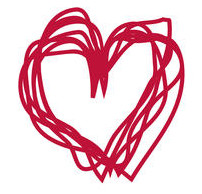
#> input picture test1/a.jpg, 202 x 194 px
$ python main.py
#> lines starting #> are read from the running program, lines starting #| are printed output that depends on the picture; after the words box and inside, x2 and y2 are one past the last pixel; in counts of white or black regions, pixels touching at a corner belong together
### neuralnetwork.py
from perceptron import *


class NeuralNetwork:

    debug = False
    perceptrons = []

    # Constructor

    def __init__(self, number_perceptrons, function_perceptron="medium.snippet"):
#> called with number_perceptrons = 39188, function_perceptron = 'medium.snippet'
        self.perceptrons = []
        for i in range(number_perceptrons):
            self.perceptrons.append(Perceptron(function_perceptron))
            self._message("Create perceptron: " + function_perceptron + str(self.perceptrons[len(self.perceptrons)-1]))

    # Private

    def _message(self, message):
        if self.debug:
            print(message)

    # Public

    # [12 lines left out: functions all_sigmas, all_sigmas_as_list, not called in this run]

    # Public properties

    def get_number_perceptrons(self):
        return len(self.perceptrons)

    def set_weight_perceptrons(self, values=[]):
        for i in range(len(self.perceptrons)):
            self.perceptrons[i].set_weight(values[i])

    # [16 lines left out: functions get_weight_perceptrons, set_memory_raw_perceptrons, get_memory_raw_perceptrons, not called in this run]

    def set_bia_perceptrons(self, values=[]):
        for i in range(len(self.perceptrons)):
            self.perceptrons[i].set_bias(values[i])

    # [5 lines left out: function get_bia_perceptrons, not called in this run]

    # Public add values training and evaluate

    def add_values_by_perceptron(self, values=[]):
        self._message("Number perceptrons: " + str(len(self.perceptrons)))
        self._message("Number values: " + str(len(values)))
        for i in range(len(self.perceptrons)):
            self.perceptrons[i].add_value_raw(values[i])

    # Public properties by index

    def set_weight_perceptron(self, i, value):
        self.perceptrons[i].set_weight(value)

    def get_weight_perceptron(self, i):
        return self.perceptrons[i].get_weight()

    def set_memory_raw_perceptron(self, i, values=[]):
        self.perceptrons[i].set_memory_raw(values)

    def get_memory_raw_perceptron(self, i):
        self.perceptrons[i].get_memory_raw()

    def set_bia_perceptron(self, i, value):
        self.perceptrons[i].set_bias(value)

    def get_bia_perceptron(self, i):
        return self.perceptrons[i].get_bias()

    # Public IO file

    # [6 lines left out: function write_sigmas_as_csv, not called in this run]

### imagereader.py
from PIL import Image


def read_image_umbralized(path):
#> called with path = 'test1/a.jpg'
    image_file = Image.open(path)
#> image_file is the input picture: PIL image 202x194 RGB; mean R, G, B 237.1, 194.3, 203.9
    image_file = image_file.convert('1')
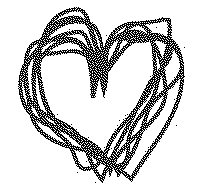
#> image_file: PIL image 202x194 1; 81.7% white; black in thin lines or dots, all inside (x1, y1, x2, y2) = (18, 7, 185, 183)
#> call 2 of read_image_umbralized, with path = 'test1/b.jpg'
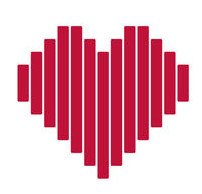
#> input picture test1/b.jpg, 202 x 194 px
#> in read_image_umbralized, image_file is the input picture: PIL image 202x194 RGB; mean R, G, B 231.2, 169.1, 183
#> in read_image_umbralized (call 2), `image_file = image_file.convert('1')`: image_file: PIL image 202x194 1; 74.2% white; black in thin lines or dots, all inside (x1, y1, x2, y2) = (17, 26, 189, 179)
#> call 3 of read_image_umbralized, with path = 'test1/c.jpg'
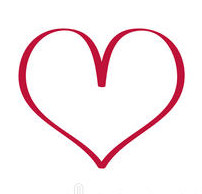
#> input picture test1/c.jpg, 202 x 194 px
#> in read_image_umbralized, image_file is the input picture: PIL image 202x194 RGB; mean R, G, B 249.3, 236.9, 239.8
#> in read_image_umbralized (call 3), `image_file = image_file.convert('1')`: image_file: PIL image 202x194 1; 94.6% white; black in thin lines or dots, all inside (x1, y1, x2, y2) = (18, 28, 185, 189)
#> call 4 of read_image_umbralized, with path = 'test1/d.jpg'
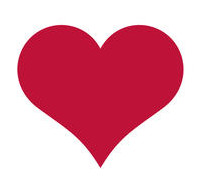
#> input picture test1/d.jpg, 202 x 194 px
#> in read_image_umbralized, image_file is the input picture: PIL image 202x194 RGB; mean R, G, B 229.5, 163.2, 177.9
#> in read_image_umbralized (call 4), `image_file = image_file.convert('1')`: image_file: PIL image 202x194 1; 72.4% white; black in thin lines or dots, all inside (x1, y1, x2, y2) = (17, 25, 183, 168)
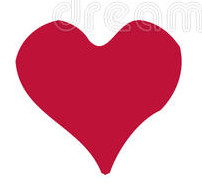
#> input picture test1/e.jpg, 202 x 194 px
#> in read_image_umbralized, image_file is the input picture: PIL image 202x194 RGB; mean R, G, B 227.9, 159.6, 174.8
#> in read_image_umbralized (call 5), `image_file = image_file.convert('1')`: image_file: PIL image 202x194 1; 71.3% white; black in thin lines or dots, all inside (x1, y1, x2, y2) = (15, 6, 200, 175)
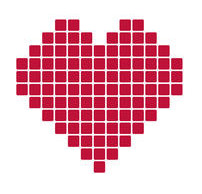
#> input picture test1/f.jpg, 202 x 194 px
#> in read_image_umbralized, image_file is the input picture: PIL image 202x194 RGB; mean R, G, B 233, 178, 190.2
#> in read_image_umbralized (call 6), `image_file = image_file.convert('1')`:
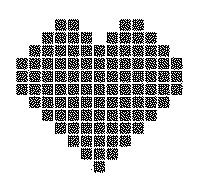
#> image_file: PIL image 202x194 1; 76.7% white; black in thin lines or dots, all inside (x1, y1, x2, y2) = (16, 19, 183, 173)
    return image_file


# [11 lines left out: function create_synthetic, not called in this run]


def extract_pixel_gray_scale(img):
    values = []
    for i in range(img.size[0]):
        for j in range(img.size[1]):
            values.append(img.getpixel((i, j)))
#> after the loop, values = 39188 items
    return values

### perceptron.py
import math


class Perceptron:

    snippet = ""
    memory_raw = []
    current_weight = -1
    correction_bia = 1  # Total sigma 0-1

    # Constructor

    def __init__(self, snippet_file="medium.snippet"):
        self.memory_raw = []
        self.correction_bia = 1
        self.current_weight = -1
        self.snippet = snippet_file

    # Private

    def _run_snippet_function(self, file_snippet, globals=None, locals=None):
        if globals is None:
            globals = {}
        globals.update({
            "__file__": file_snippet,
            "__name__": "__main__",
        })
        with open(file_snippet, 'rb') as file:
            exec(compile(file.read(), file_snippet, 'exec'), globals, locals)

    # Public

    def add_value_raw(self, value):
        locals_ = {}
        self.memory_raw.append(value)
        self._run_snippet_function(self.snippet, {'values': self.memory_raw}, locals_)
        self.current_weight = locals_['result']

    def sigma_value(self, test_value):
        return math.fabs((self.current_weight - test_value) * self.correction_bia)

    # Public properties

    def set_memory_raw(self, list_values):
        self.memory_raw = list_values

    def get_memory_raw(self):
        return self.memory_raw

    def set_weight(self, weight):
        self.current_weight = weight

    def get_weight(self):
        return self.current_weight

    def set_bias(self, value_bia):
        self.correction_bia = value_bia

    def clear_memory(self):
        self.memory_raw = []

### main.py
import math
import imagereader as ir
from neuralnetwork import *


if __name__ == "__main__":
    # Learn shape from the folder test1
    # We need a perceptron by each pixel

    # Training network only for hearts
    # Image 202×194 = 39188
    N = NeuralNetwork(39188)

    # Load images
    imA = ir.read_image_umbralized("test1/a.jpg")
    imB = ir.read_image_umbralized("test1/b.jpg")
    imC = ir.read_image_umbralized("test1/c.jpg")
    imD = ir.read_image_umbralized("test1/d.jpg")
    imE = ir.read_image_umbralized("test1/e.jpg")
    imF = ir.read_image_umbralized("test1/f.jpg")

    # Extract values
    vA = ir.extract_pixel_gray_scale(imA)
#> vA = 39188 items
    vB = ir.extract_pixel_gray_scale(imB)
#> vB = 39188 items
    vC = ir.extract_pixel_gray_scale(imC)
#> vC = 39188 items
    vD = ir.extract_pixel_gray_scale(imD)
#> vD = 39188 items
    vE = ir.extract_pixel_gray_scale(imE)
#> vE = 39188 items
    vF = ir.extract_pixel_gray_scale(imF)
#> vF = 39188 items

    # Add to training and apply function
#> (the run stopped early here; a loop or call above may not have finished)
